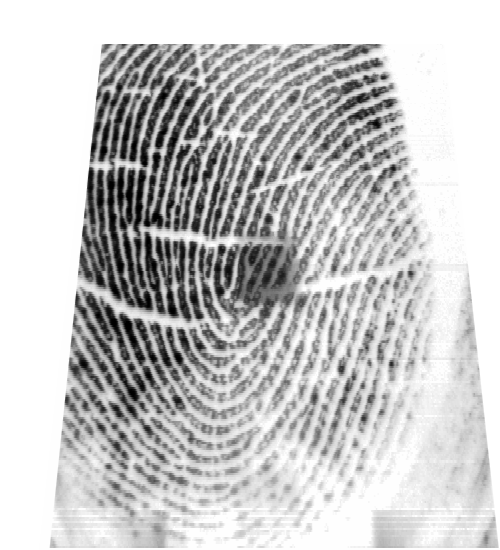
#> input picture Lab4and5/BTLab_Fingerprints/left_thumb/1.bmp, 500 x 550 px, found by its file name
$ jupyter execute Lab05-Fingerprint2gab-2023W.ipynb
#> lines starting #> are read from the running program, lines starting #| are printed output that depends on the picture
<!-- DON'T EDIT THIS CELL! -->
<!-- TYPE SHIFT+ENTER AND GO TO THE NEXT CELL -->

<center>
    <h1>Laboratory Experiment #4</h1>
    <h3>Fingerprint Biometrics - Part I: Preprocessing and Feature Extraction</h3>
</center>

[cell 1]
import numpy as np
import matplotlib.pyplot as plt
from mpl_toolkits.mplot3d import Axes3D
from matplotlib import cm
from scipy import ndimage as ndi

# NOTE: We are using Scikit-Image version 0.18.3
# If you have a version different from that, plase open you Anaconda prompt and type:
# conda install -c anaconda scikit-image=0.18.3

from skimage.io import imread
from skimage.filters import gabor_kernel
from skimage.util import invert
from skimage.exposure import equalize_adapthist

# custom functions
from utils.blockproc import blockproc

#### Some auxiliary functitons

[cell 2]
def gabor_filtering(img, fi):
    # 'mode' specifies how the convolution algorithm will deal with the borders
    If1 = equalize_adapthist(ndi.convolve(img, fi, mode='wrap'))
    # normalize
    If1 = ((If1 - np.min(If1)) / (np.max(If1) - np.min(If1))) * 255
    #print(np.min(If1), np.max(If1))

    return If1

# create the filter according to the size of the image
def gabor_template(im, angle, freq=0.11):
    r, c = im.shape
    ysize = int(np.floor(r/10))

    t = int(np.floor(ysize/8))
    fi = np.real(gabor_kernel(freq, theta=angle, n_stds=t))

    return fi

## Reading image

[cell 3]
# the image loaded is already [0,1]
img = imread('BTLab_Fingerprints/right_thumb/1.bmp', as_gray=True)
#> img is the input picture: shape (550, 500) float64; min 0, max 1, mean 0.783
plt.imshow(img, cmap='gray');

### Plotting the filters

[cell 4]
# +0.1 because python discart the last value
angle = np.arange(0, np.pi-np.pi/8+0.1, np.pi/8)
# filter size: x, y
xsize = 32; ysize = 32
# standard deviation of the gaussian envelope
dx = 8; dy = 8
# frequency
fq = 0.11

plt.figure(figsize=(10,5))

# filtering and feature extraction
for i,a in enumerate(angle):
    # build the filter
    gabor = np.real(gabor_kernel(fq, theta=a, sigma_x=dx, sigma_y=dy, n_stds=4))

    # show Gabor filters
    plt.subplot(2, 4, i+1)
    plt.imshow(gabor, cmap='gray', aspect='auto')
    plt.tick_params(left=False, bottom=False, labelleft=False, labelbottom=False)
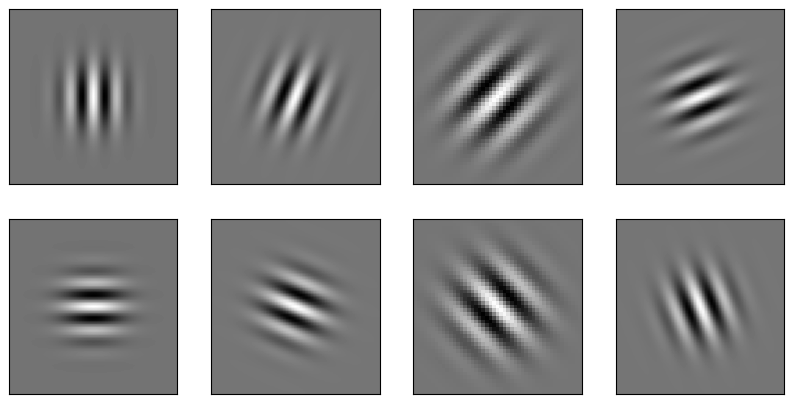
#> figure drawn by matplotlib, 8 panels

#### 3D representation of the filter

[cell 5]
fi = gabor_template(img, angle=np.pi/4)
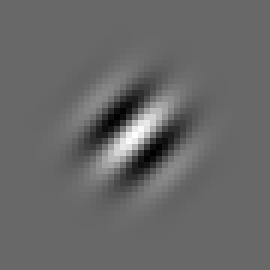
#> fi: shape (45, 45) float64 (shown 6 times larger); min -0.00422, max 0.00609, mean 9.64e-07; drawn with min black and max white

# Filter as a 3D function
fi_r, fi_c = fi.shape
#> fi_r = 45; fi_c = 45

X = np.arange(0, fi_c)
#> X = 45 values from 0 to 44
Y = np.arange(0, fi_r)
#> Y = 45 values from 0 to 44
X, Y = np.meshgrid(X, Y)

fig = plt.figure(figsize=(8,8))
ax = fig.add_subplot(projection='3d')
surf = ax.plot_surface(X, Y, fi, cmap=cm.viridis,
                       linewidth=0, antialiased=False)
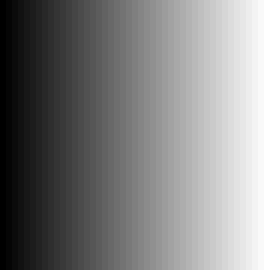
#> X: shape (45, 45) int64 (shown 6 times larger); min 0, max 44, mean 22; drawn with min black and max white
ax.view_init(elev=20, azim=-20)
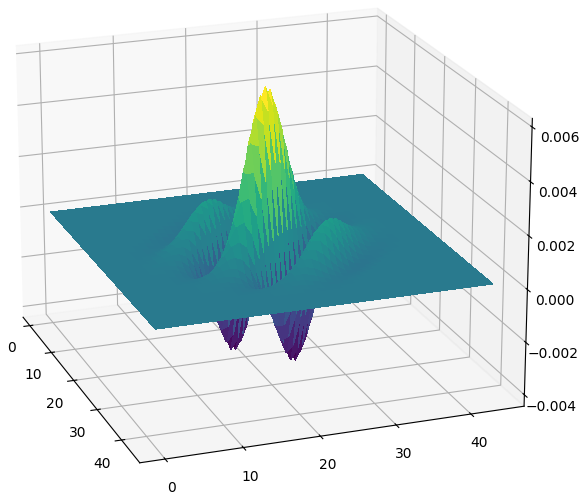
#> figure drawn by matplotlib, 1 panel

## Gabor Filtering

### Filtering with Gabor filter in $\pi/4$ degrees

[cell 6]
img_f = gabor_filtering(img, fi)
#> in gabor_filtering, `If1 = equalize_adapthist(ndi.convolve(img, fi, mode='wrap'))`:
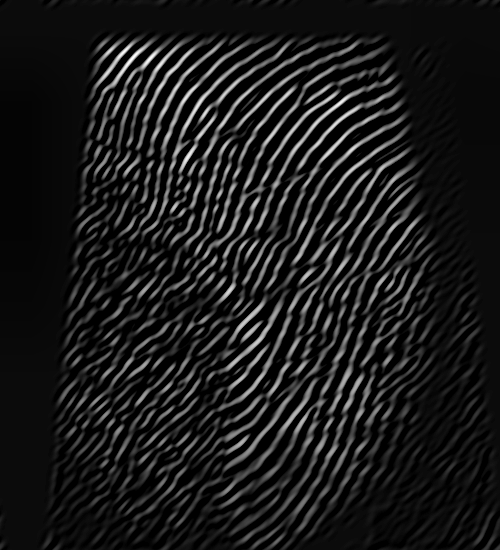
#> If1: shape (550, 500) float64; min 0, max 1, mean 0.106

[cell 7]
plt.figure(figsize=(12,12))
plt.subplot(1,3,1)
plt.imshow(img, cmap='gray'); plt.title('Original image')
plt.subplot(1,3,2)
plt.imshow(fi, cmap='gray'); plt.title('Filter used')
plt.subplot(1,3,3)
plt.imshow(img_f, cmap='gray'); plt.title('Image processed');

### Filtering with Gabor filter in $-\pi/4$ degrees

[cell 8]
fi = gabor_template(img, angle=-np.pi/4)
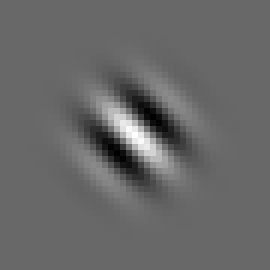
#> fi: shape (45, 45) float64 (shown 6 times larger); min -0.00422, max 0.00609, mean 9.64e-07; drawn with min black and max white
img_f = gabor_filtering(img, fi)
#> in gabor_filtering (call 2), `If1 = equalize_adapthist(ndi.convolve(img, fi, mode='wrap'))`:
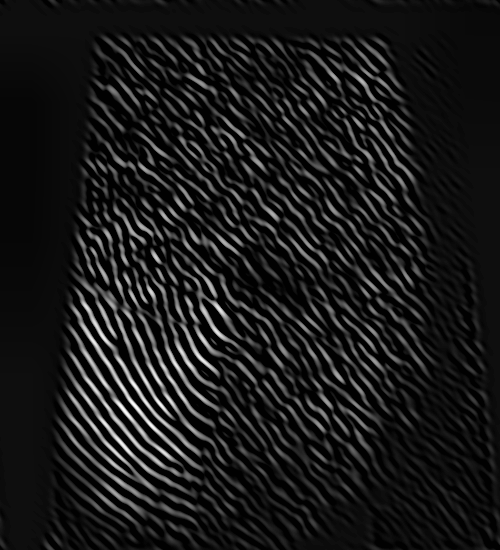
#> If1: shape (550, 500) float64; min 0, max 1, mean 0.102

[cell 9]
plt.figure(figsize=(12,12))
plt.subplot(1,3,1)
plt.imshow(img, cmap='gray'); plt.title('Original image')
plt.subplot(1,3,2)
plt.imshow(fi, cmap='gray'); plt.title('Filter used')
plt.subplot(1,3,3)
plt.imshow(img_f, cmap='gray'); plt.title('Image processed');

### Filtering with Gabor filter in $\pi$ degrees

[cell 10]
fi2 = gabor_template(img, angle=np.pi)
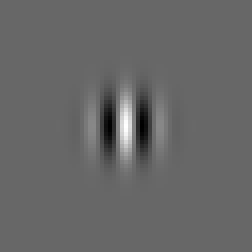
#> fi2: shape (63, 63) float64 (shown 4 times larger); min -0.00417, max 0.00609, mean 4.92e-07; drawn with min black and max white
img_f = gabor_filtering(img, fi2)
#> in gabor_filtering (call 3), `If1 = equalize_adapthist(ndi.convolve(img, fi, mode='wrap'))`:
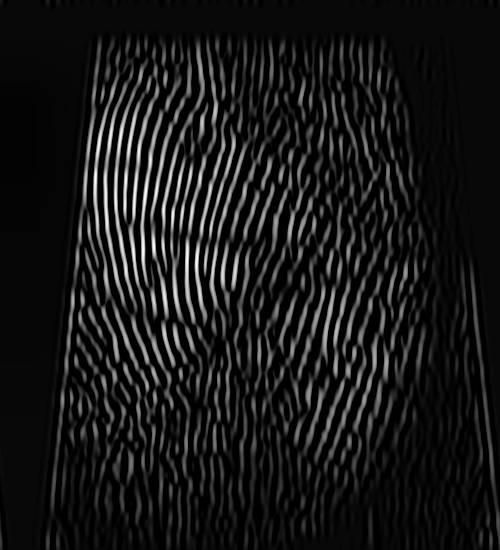
#> If1: shape (550, 500) float64; min 0, max 1, mean 0.0939

[cell 11]
plt.figure(figsize=(12,12))
plt.subplot(1,3,1)
plt.imshow(img, cmap='gray'); plt.title('Original image')
plt.subplot(1,3,2)
plt.imshow(fi2, cmap='gray'); plt.title('Filter used')
plt.subplot(1,3,3)
plt.imshow(img_f, cmap='gray'); plt.title('Image processed');

$ run again, with Lab4and5/BTLab_Fingerprints/left_thumb/11.bmp copied over Lab4and5/BTLab_Fingerprints/left_thumb/1.bmp
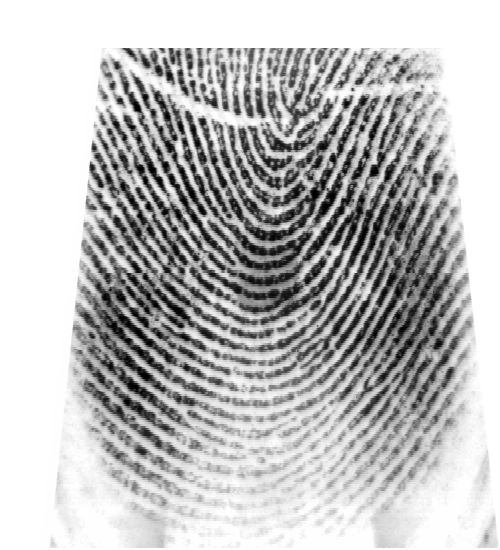
#> input picture Lab4and5/BTLab_Fingerprints/left_thumb/11.bmp, 500 x 550 px, found by its file name
#> img is the input picture: shape (550, 500) float64; min 0, max 1, mean 0.742
#> in gabor_filtering (call 2), `If1 = equalize_adapthist(ndi.convolve(img, fi, mode='wrap'))`:
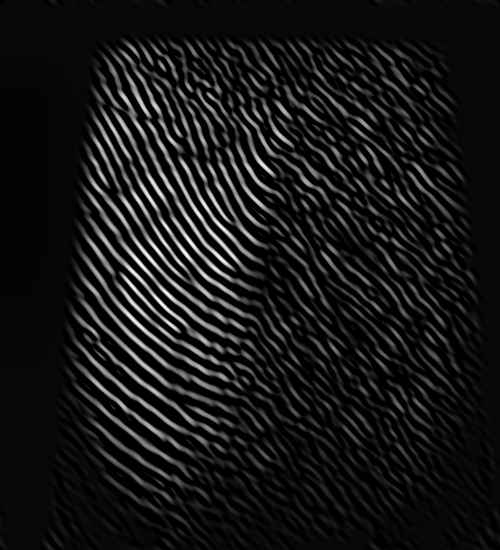
#> If1: shape (550, 500) float64; min 0, max 1, mean 0.0916
#> in gabor_filtering (call 3), `If1 = equalize_adapthist(ndi.convolve(img, fi, mode='wrap'))`:
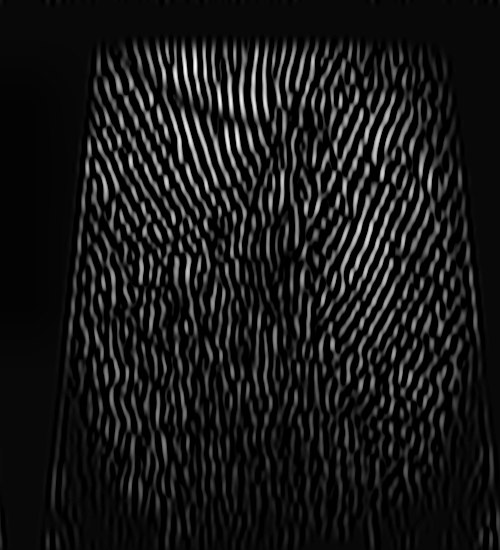
#> If1: shape (550, 500) float64; min 0, max 1, mean 0.0964

$ run again, with Lab4and5/BTLab_Fingerprints/left_thumb/12.bmp copied over Lab4and5/BTLab_Fingerprints/left_thumb/1.bmp
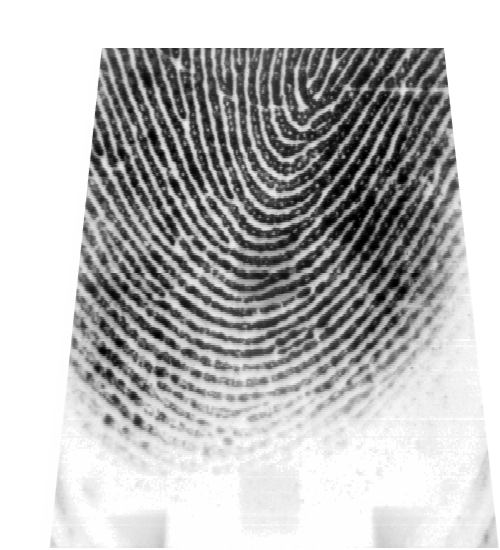
#> input picture Lab4and5/BTLab_Fingerprints/left_thumb/12.bmp, 500 x 550 px, found by its file name
#> img is the input picture: shape (550, 500) float64; min 0, max 1, mean 0.734
#> in gabor_filtering (call 2), `If1 = equalize_adapthist(ndi.convolve(img, fi, mode='wrap'))`:
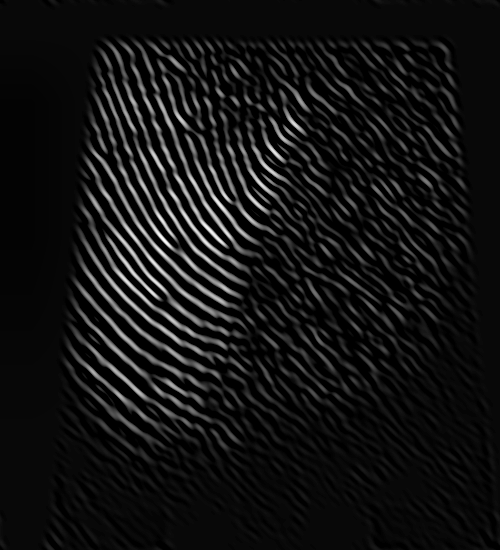
#> If1: shape (550, 500) float64; min 0, max 1, mean 0.0772
#> in gabor_filtering (call 3), `If1 = equalize_adapthist(ndi.convolve(img, fi, mode='wrap'))`:
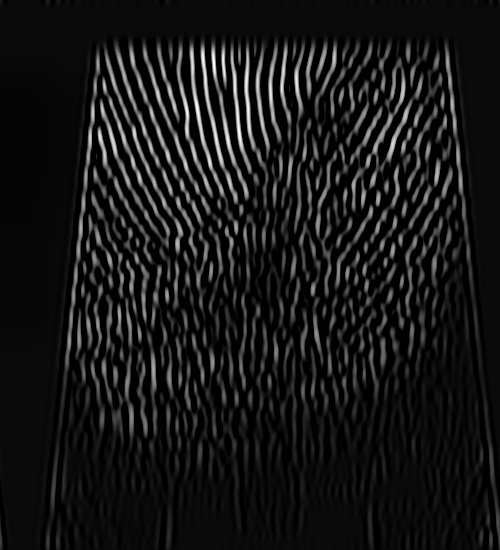
#> If1: shape (550, 500) float64; min 0, max 1, mean 0.0902
